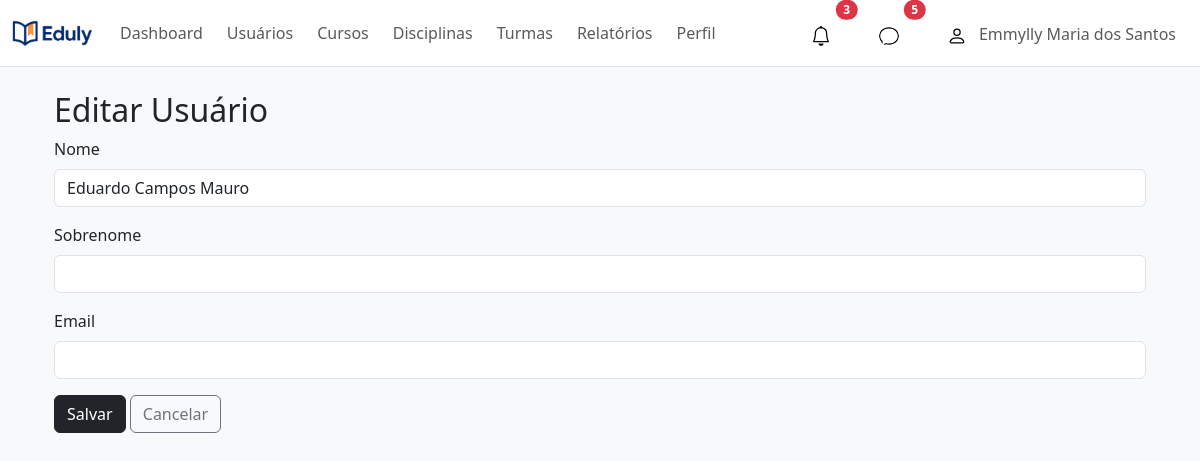
/usuario/editar/3/ (signed in), run on the app's committed database.
### apps/usuarios/models.py (models this page shows)
class Usuario(AbstractUser):
    perfil_acesso = models.CharField(max_length=20, choices=[
        ('Administrador', 'Administrador'),
        ('Professor', 'Professor'),
        ('Aluno', 'Aluno')
    ])

### apps/usuarios/views/views_perfil.py (the view, shortened to what this page needs)
# urls.py: path('usuario/editar/<int:user_id>/', views_perfil.editar_usuario, name='editar_usuario'),
@login_required(login_url='usuarios:login_eduly')
@user_passes_test(is_admin, login_url='usuarios:home_redirect')
def editar_usuario(request, user_id):
    usuario = get_object_or_404(User, id=user_id)
    return render(request, "autenticacao/editar_usuario.html", {"usuario": usuario})

### apps/usuarios/views/views_perfil.py (called while the page is built)
def is_admin(user):
    return user.is_authenticated and user.perfil_acesso == 'Administrador'

### apps/usuarios/templates/autenticacao/editar_usuario.html (shortened to what this page needs)
{% extends "base.html" %}
{% load static %}
{% block content %}
<div class="container p-4">
    <h2>Editar Usuário</h2>
    <form method="post">
        <div class="mb-3">
            <label class="form-label">Nome</label>
            <input type="text" name="first_name" value="{{ usuario.first_name }}" class="form-control">
        </div>
        <div class="mb-3">
            <label class="form-label">Sobrenome</label>
            <input type="text" name="last_name" value="{{ usuario.last_name }}" class="form-control">
        </div>
        <div class="mb-3">
            <label class="form-label">Email</label>
            <input type="email" name="email" value="{{ usuario.email }}" class="form-control">
        </div>
        <button type="submit" class="btn btn-dark">Salvar</button>
        <a href="{% url 'usuarios:gerenciar_usuarios' %}?tipo={{ usuario.tipo }}" class="btn btn-outline-secondary">Cancelar</a>
    </form>
</div>
{% endblock %}

### templates/navbar.html (shortened to what this page needs)
{% load static %}
<nav class="navbar navbar-expand-lg navbar-light bg-white border-bottom">
    <div class="container-fluid">
        <a class="navbar-brand" href="{% url 'usuarios:home_redirect' %}">
            <img src="{% static 'img/logoEduly.jpg' %}" alt="Logo Eduly" width="80">
        </a>
        <div class="collapse navbar-collapse" id="navbarNav">
            <ul class="navbar-nav me-auto mb-2 mb-lg-0">
                {% if request.user.perfil_acesso == "Aluno" %}
                    <li class="nav-item"><a class="nav-link" href="{% url 'usuarios:dashboard_aluno' %}">Meus Cursos</a></li>
                    <li class="nav-item"><a class="nav-link" href="#">Notas</a></li>
                    <li class="nav-item"><a class="nav-link" href="#">Frequência</a></li>
                    <li class="nav-item"><a class="nav-link" href="#">Avisos</a></li>
                    <li class="nav-item"><a class="nav-link" href="{% url 'usuarios:perfil_usuario' %}">Perfil</a></li>
                {% elif request.user.perfil_acesso == "Administrador" %}
                    <li class="nav-item"><a class="nav-link" href="{% url 'usuarios:dashboard_administrador' %}">Dashboard</a></li>
                    <li class="nav-item"><a class="nav-link" href="{% url 'usuarios:gerenciar_usuarios' %}">Usuários</a></li>
                    <li class="nav-item"><a class="nav-link" href="#">Cursos</a></li>
                    <li class="nav-item"><a class="nav-link" href="#">Disciplinas</a></li>
                    <li class="nav-item"><a class="nav-link" href="#">Turmas</a></li>
                    <li class="nav-item"><a class="nav-link" href="#">Relatórios</a></li>
                    <li class="nav-item"><a class="nav-link" href="{% url 'usuarios:perfil_usuario' %}">Perfil</a></li>
                {% endif %}
            </ul>
            <ul class="navbar-nav ms-auto d-flex align-items-center">
                <li class="nav-item me-3">
                    <a class="nav-link position-relative" href="#">
                        <img src="{% static 'img/bell.svg' %}" alt="notificacao" width="20" class="rounded-circle me-2">
                        <span class="position-absolute top-0 start-100 translate-middle badge rounded-pill bg-danger">3</span>
                    </a>
                </li>
                <li class="nav-item me-3">
                    <a class="nav-link position-relative" href="#">
                        <img src="{% static 'img/chat.svg' %}" alt="chat" width="20" class="rounded-circle me-2">
                        <span class="position-absolute top-0 start-100 translate-middle badge rounded-pill bg-danger">5</span>
                    </a>
                </li>
                <li class="nav-item dropdown">
                    <a class="nav-link position-relative" href="#">
                        <img src="{% static 'img/avatar.svg' %}" alt="Avatar" width="20" class="rounded-circle me-2">
                        <span>{{ request.user.get_full_name|default:request.user.username }}</span>
                    </a>
                </li>
            </ul>
        </div>
    </div>
</nav>

### static/css/style.css (style rules this page uses)
.navbar-nav .nav-link { color: #5a5a5a; font-weight: 500; margin: 0 0.25rem; padding: 0.5rem 1rem; }

### data on the page
Usuario: user.get_full_name "Emmylly Maria dos Santos"
Usuario: first_name "Eduardo Campos Mauro"
